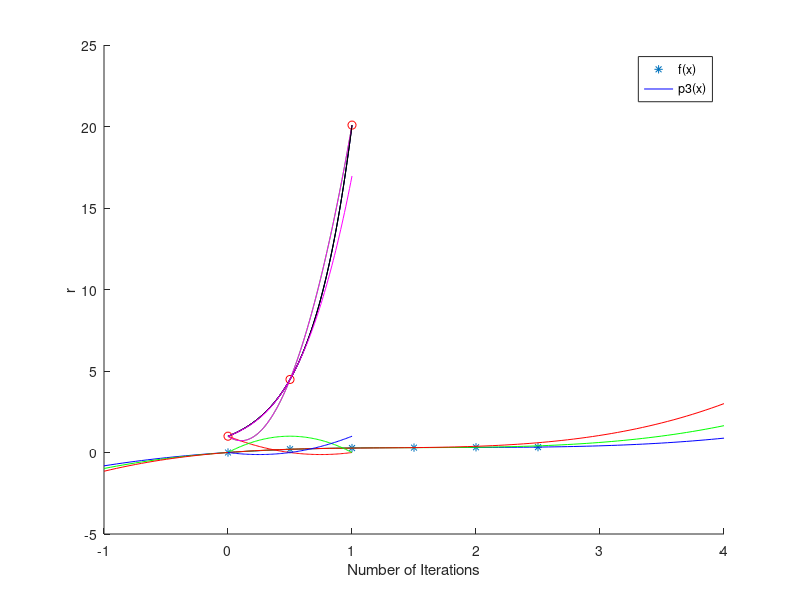
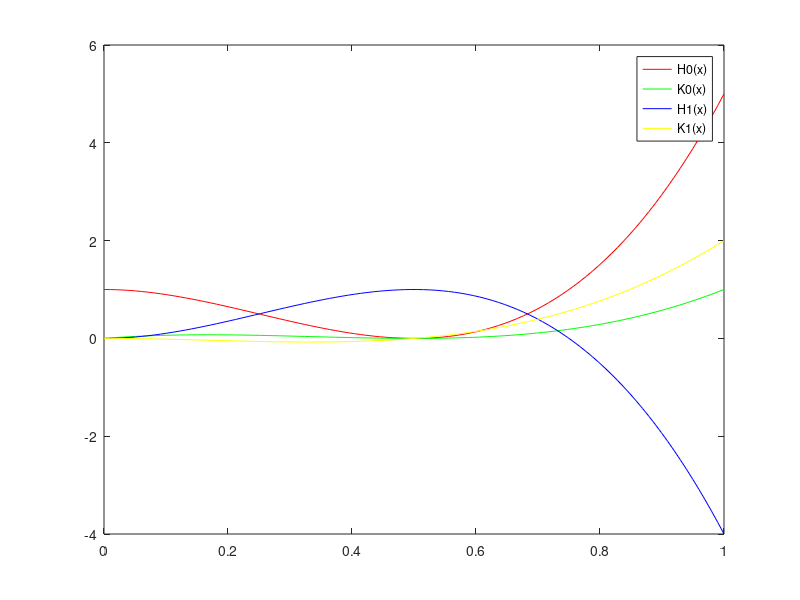

MATLAB code to generate these figures, in order: (Note: this script raises an error after producing the figures.)
%% 2_c
for n = [5, 10, 20, 30]
    xvec = zeros(n,1);
    v = zeros(n+1);
    for i = 1:n+1
        x = -1 + (2*(i-1))/n;
        xvec(i) = x;
        for j = 1:n+1
            v(i,j) = x^(j-1);
        end
    end
    v;
    xvec;
    cond(v)
end

%% 3_a
X = [0 .5 1 1.5 2 2.5];
Y = [0 .2 .27 .3 .32 .33];
x = linspace(-1,4);
y = zeros(length(x));
X3 = X.^3;
X2 = X.^2;
X1 = X;
X0 = ones(1,6);
X3 = X3';
X2 = X2';
X1 = X1';
X0 = X0';

A1 = [X3 X2 X1 X0]
b = [0 .2 .27 .3 .32 .33]'
sol1 = A1\b
f = @(x) sol1(4) + sol1(3)*x + sol1(2)*x.^2 + sol1(1)*x.^3;

A1(6, :) = [];
A2 = A1
b = [0 .2 .27 .3 .32]'
sol2 = A2\b
g = @(x) sol2(4) + sol2(3)*x + sol2(2)*x.^2 + sol2(1)*x.^3;

A2(5, :) = [];
A3 = A2
b = [0 .2 .27 .3]'
sol3 = A3\b
h = @(x) sol3(4) + sol3(3)*x + sol3(2)*x.^2 + sol3(1)*x.^3;

figure(1)
hold on
plot(X, Y, '*', x, f(x), 'b', x, g(x), 'g', x, h(x), 'r')
legend('data points', 'y = .0033x^3 + .4970x^2 - .2738x +.0511', 'y = .0009x^3 + .5486x^2 - .3543x +.0800', 'y = .5900x^2 - .4400x +.1200')

%% 4_a
x = linspace(0,1);
f  =@(x)exp(3*x);
nodes = [0,.5,1];
c = polyfit(nodes, f(nodes), 2);
p2 = @(x)c(1)*x.^2 + c(2)*x + c(3);
plot(x, f(x), 'b', x, p2(x), 'g', nodes, f(nodes), 'ro');
legend('f(x)', 'p2(x)', 'Interpolation Points');

%% 4_b
x = linspace(0,1);
f  =@(x)exp(3*x);

nodes = [0,.5,1];
x0 = nodes(1);
y0 = f(x0);
x1 = nodes(2);
y1 = f(x1);
x2 = nodes(3);
y2 = f(x2);

L0 = @(x)((x-x1).*(x-x2)) / ((x0 - x1).*(x0 - x2));
L1 = @(x)((x-x0).*(x-x2)) / ((x1 - x0).*(x1 - x2));
L2 = @(x)((x-x0).*(x-x1)) / ((x2 - x0).*(x2 - x1));
p2 = @(x) y0*L0(x) + y1*L1(x) + y2*L2(x);

plot(x, f(x), 'k', x, L0(x), 'r', x, L1(x), 'g', x, L2(x), 'b', x, p2(x), 'm')
legend('f(x)', 'L0(x)', 'L1(x)', 'L2(x)', 'p2(x)');

%% 4_c
%error bound = sup [f^(3)(x)/3!]*(x-x0)*(x-x1)*(x-x2)
%since f(x) = exp(3x), f(3)(x) = 27exp(3x) which is maximized at x=1
%thus error bound = [(27e^3)/6]*(x-x0)*(x-x1)*(x-x2)
est_error = @(x)((27*exp(3))/6).*(x-x0).*(x-x1).*(x-x2);
error = @(x)f(x) - p2(x);
err = error(.75)
est_err = est_error(.75)
comparison = err - est_err

%% 4_d
x = linspace(0,1);
f  = @(x)exp(3*x);
g = @(x)3*exp(3*x);

nodes = [0,.5,1];
x0 = nodes(1);
y0 = f(x0);
z0 = g(x0);
x1 = nodes(2);
y1 = f(x1);
z1 = g(x1);

L0sq = @(x)((x-x1) / (x0-x1)).^2;
L1sq = @(x)((x-x0) / (x1-x0)).^2;
L0prime = 1/(x0-x1);
L1prime = 1/(x1-x0);

H0 = @(x)L0sq(x).*(1 - (2.*L0prime.*(x-x0)));
H1 = @(x)L1sq(x).*(1 - (2.*L1prime.*(x-x1)));
K0 = @(x)L0sq(x).*(x-x0);
K1 = @(x)L1sq(x).*(x-x1);

p3 = @(x) y0.*H0(x) + z0.*K0(x) + y1.*H1(x) + z1.*K1(x);

figure(1)
plot(x, f(x), 'k', x, p3(x), 'm')
legend('f(x)', 'p3(x)');
figure(2)
plot( x, H0(x), 'r', x, K0(x), 'g', x, H1(x), 'b', x, K1(x), 'y')
legend('H0(x)', 'K0(x)', 'H1(x)', 'K1(x)')

%% 5
figure(1)
xlabel('Number of Iterations')
ylabel('r')
hold on
for r = 0:.2:1
    A = [1 r;r 1]
    [U, cnt] = qr_algo(A)
    plot(cnt, r, '*')
end
   
function [A1, cnt] = qr_algo(A)
    if A == A'
        cnt = 0;
        tau = 1e-10;
        sortEig = sort(eig(A));
        [Q R] = qr(A, 0);
        A1 = R*Q;
        sortDiag = sort(diag(A1));
        while abs(sortEig - sortDiag) > tau
            cnt = cnt + 1;
            [Q R] = qr(A, 0);
            A1 = R*Q;
            sortDiag = sort(diag(A1));
            A = A1;
        end
    else
        A1 = 0;
        cnt = 0;
        fprintf('Not a symmetric matrix')
        return
    end
end